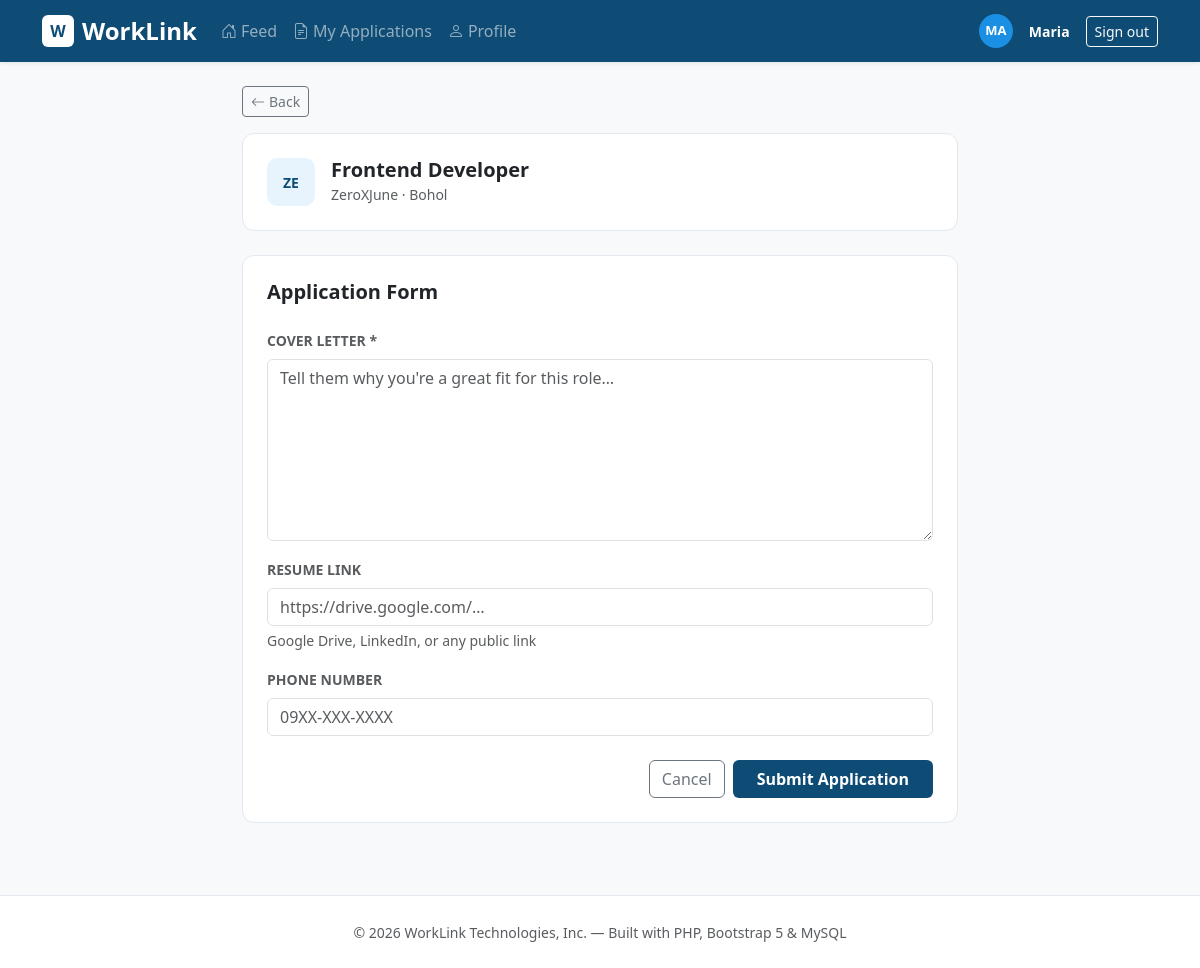
The app's page /apply.php?job=7 (signed in) with its own data.
### tables this page shows
CREATE TABLE `jobs` (
  `id` int(11) NOT NULL,
  `employer_id` int(11) NOT NULL,
  `title` varchar(200) NOT NULL,
  `company` varchar(200) NOT NULL,
  `location` varchar(150) NOT NULL,
  `type` enum('Full-time','Part-time','Internship','Contract') NOT NULL DEFAULT 'Full-time',
  `salary` varchar(100) DEFAULT NULL,
  `description` text NOT NULL,
  `tags` varchar(500) DEFAULT NULL,
  `deadline` date DEFAULT NULL,
  `created_at` timestamp NOT NULL DEFAULT current_timestamp()
);

### includes/config.php (called while the page is built, shortened)
<?php
function db(): mysqli {
    static $conn = null;
    if ($conn === null) {
        $conn = new mysqli(DB_HOST, DB_USER, DB_PASS, DB_NAME);
        $conn->set_charset('utf8mb4');
    }
    return $conn;
}
function e(string $s): string {
    return htmlspecialchars($s, ENT_QUOTES, 'UTF-8');
}

### apply.php (the view, shortened to what this page needs)
<?php
require 'includes/config.php';
$jobId = (int)($_GET['job'] ?? 0);
$stmt = db()->prepare("SELECT j.*,u.name AS employer_name FROM jobs j JOIN users u ON j.employer_id=u.id WHERE j.id=? LIMIT 1");
$stmt->bind_param('i', $jobId);
$stmt->execute();
$job = $stmt->get_result()->fetch_assoc();
include 'includes/header.php';
?>
<div class="container py-4" style="max-width:740px;">
  <a href="index.php?job=<?= $jobId ?>" class="btn btn-sm btn-outline-secondary mb-3">
    <i class="bi bi-arrow-left me-1"></i>Back
  </a>
  <div class="wl-card p-4 mb-4 d-flex gap-3 align-items-center">
    <div class="wl-job-logo"><?= strtoupper(substr($job['company'],0,2)) ?></div>
    <div>
      <h5 class="fw-bold mb-0"><?= e($job['title']) ?></h5>
      <small class="text-muted"><?= e($job['company']) ?> · <?= e($job['location']) ?></small>
    </div>
  </div>
  <div class="wl-card p-4">
    <h5 class="fw-bold mb-4">Application Form</h5>
    <form method="POST">
      <div class="mb-3">
        <label class="form-label fw-semibold small text-uppercase text-muted">Cover Letter *</label>
        <textarea name="cover_letter" class="form-control" rows="7"
                  placeholder="Tell them why you're a great fit for this role…" required><?= e($_POST['cover_letter'] ?? '') ?></textarea>
      </div>
      <div class="mb-3">
        <label class="form-label fw-semibold small text-uppercase text-muted">Resume Link</label>
        <input type="url" name="resume_link" class="form-control"
               value="<?= e($_POST['resume_link'] ?? '') ?>" placeholder="https://drive.google.com/…">
        <div class="form-text">Google Drive, LinkedIn, or any public link</div>
      </div>
      <div class="mb-4">
        <label class="form-label fw-semibold small text-uppercase text-muted">Phone Number</label>
        <input type="text" name="phone" class="form-control"
               value="<?= e($_POST['phone'] ?? '') ?>" placeholder="09XX-XXX-XXXX">
      </div>
      <div class="d-flex gap-2 justify-content-end">
        <a href="index.php?job=<?= $jobId ?>" class="btn btn-outline-secondary">Cancel</a>
        <button class="btn btn-wl fw-bold px-4">Submit Application</button>
      </div>
    </form>
  </div>
</div>
<?php include 'includes/footer.php'; ?>

### css/style.css (style rules this page uses)
:root { --wl-navy: #0f4c75; --wl-blue: #1a8fe3; --wl-light: #e8f4fd; --wl-accent: #0d7377; }
.wl-job-logo { width: 48px; height: 48px; background: var(--wl-light); color: var(--wl-navy); border-radius: 10px; display: flex; align-items: center; justify-content: center; font-weight: 800; font-size: 14px; flex-shrink: 0; }
.wl-card { border: 1px solid #e2e8f0; border-radius: 12px; background: #fff; transition: box-shadow .2s; }
.btn-wl { background: var(--wl-navy); color: #fff; border: none; }

### records on screen
jobs: company "ZE", title "Frontend Developer", company "ZeroXJune", location "Bohol"

### other values on screen
substr($user['name'], 0, 2) "MA"
explode(' ', $user['name'])[0] "Maria"
